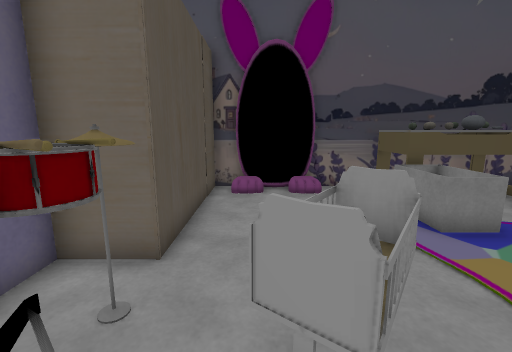
View 1 (above)

14 first-person views from a walk through a scene from a Unity 3-D project. The camera is 1.2 m above the floor, tilts 10° down and sees 90° across. The floor is counted in squares, 0.5 m on a side. Each view is taken from the middle of a square. On the plan, view 1 faces up. The plan holds only what a view shows up to about 17 squares ahead; the rest is blank. The player character is not drawn. Some animated figures are left out. Some surface patterns are stand-ins.

View 2
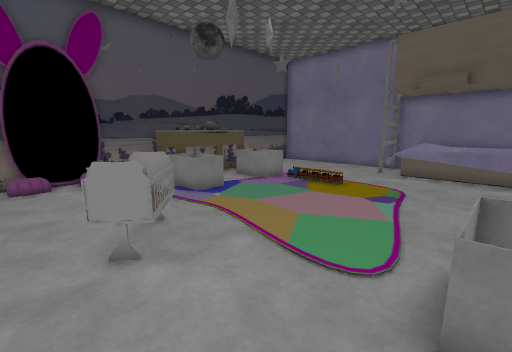

View 3
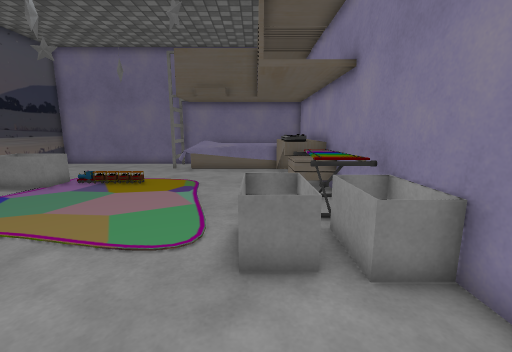

View 4
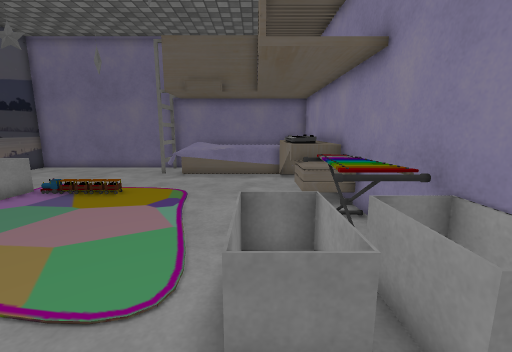

View 5
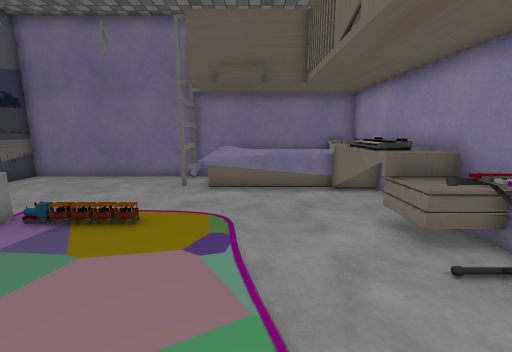

View 6
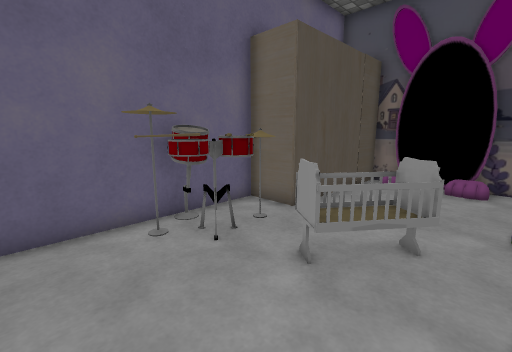

View 7
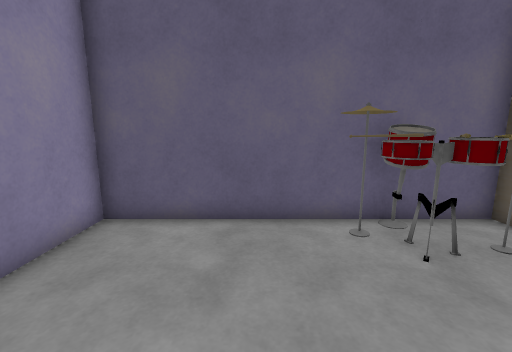

View 8
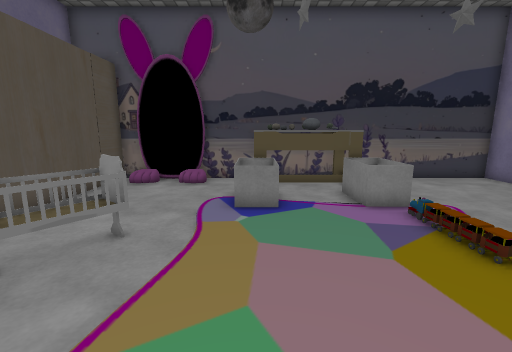

View 9
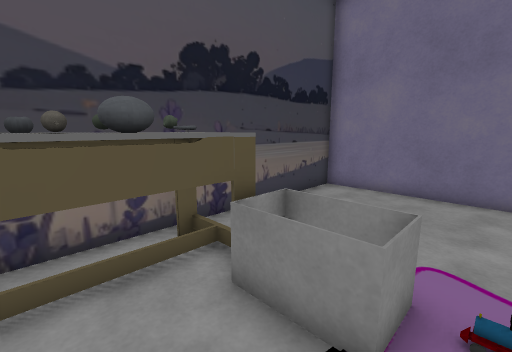

View 10
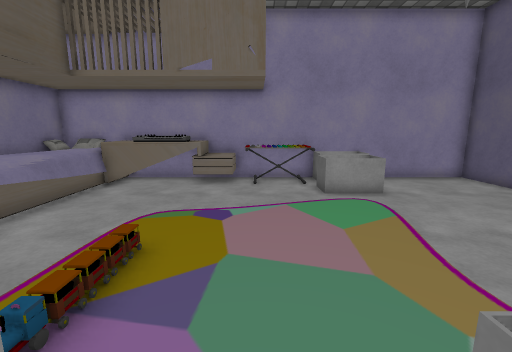

View 11
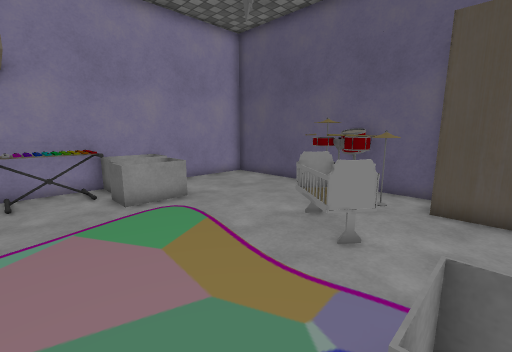

View 12
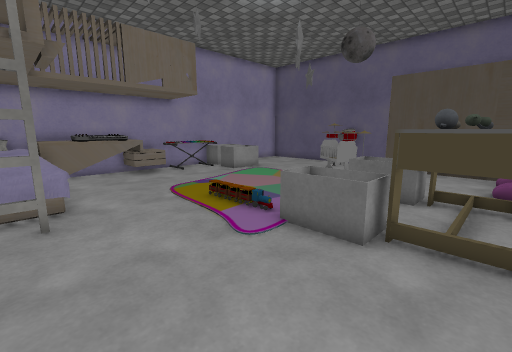

View 13
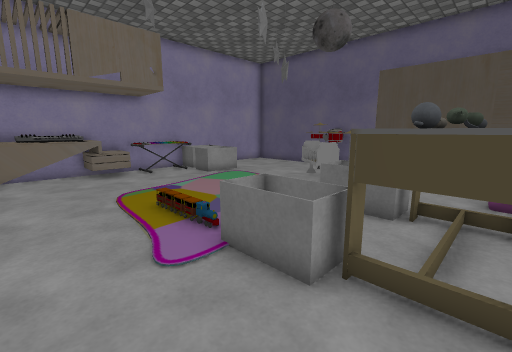

View 14
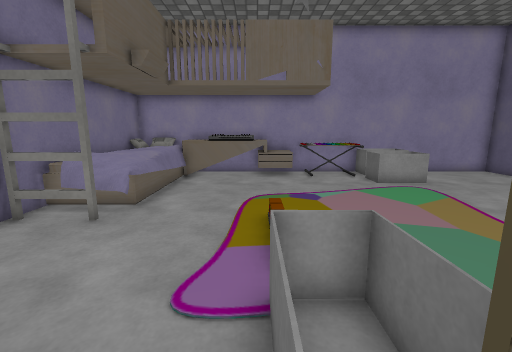

### Floor plan
Key: @ floor where view 1 was taken; # wall or solid block; x gap in a wall; . main floor; : floor 0.25 m higher than the main floor; = window, fence, low wall or low ledge; ^ raised ledge; K keyboard; R drum; A apple; O other object.
Columns run from 4 left of view 1 to 17 right of it. Each row starts with its distance up from view 1.
 11   ####################
 10   #.:.:..^^^^^.......#
  9   #......^AOO^.......#
  8   #.....==##^==......#
  7   #.....=.=.=.=......#
  6   #.....===.===......#
  5 ###..................#
  4 #....==..............#
  3 #.##===..............#
  2 ####==............#x.#
  1 ####..............^^^#
  0 ##R.@.............^^^#
 -1 #.................^^^#
 -2 #.................^^^#
 -3 #.....===.........^^ #
 -4 #.....====..=..KK^^^ #
 -5 #.....===^^^^^KKK^^^^#
 -6 ############^^^^^^####

Positions as (right, up) in squares from view 1, and headings:
1: (0, 0), facing up
2: (-1, -3), facing up-right
3: (-2, -3), facing right
4: (0, -3), facing right
5: (3, -1), facing right
6: (3, -2), facing up-left
7: (3, -2), facing left
8: (5, -2), facing up
9: (6, 5), facing up-right
10: (7, 7), facing down
11: (7, 6), facing down-left
12: (15, 10), facing down-left
13: (13, 10), facing down-left
14: (10, 9), facing down
